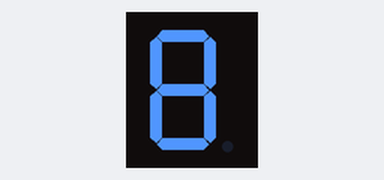
The sketch below on a simulated Arduino Uno, built with avr-gcc and run on an emulated ATmega328P. On the bench: 1-digit seven-segment display. Wiring (inferred from the names in the program): 1-digit 7-segment display, segments lit when HIGH: segments pin 13, pin 12, pin 11, pin 10, pin 9, pin 8, pin 7. The segment pins are drawn as the display they are named for.

Above: at 0.1 s.
At 0.6 s:
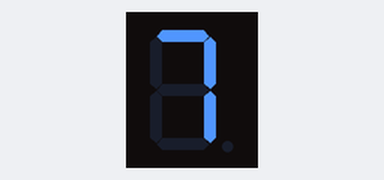

The sketch:

CommonCathodeArduino.ino
```cpp
// DISPLAY NUMBER ON SEVEN SEGMENT AND PRINT NUMBER ON LCD AT ONCE

#include<LiquidCrystal.h>

LiquidCrystal lcd(6, 5, 4, 3, 2, 1);
int a = 13;
int b = 12;
int c = 11;
int d = 10;
int e = 9;
int f = 8;
int g = 7;
void setup() {
  // put your setup code here, to run once:
  pinMode(13, OUTPUT);
  pinMode(12, OUTPUT);
  pinMode(11, OUTPUT);
  pinMode(10, OUTPUT);
  pinMode(9, OUTPUT);
  pinMode(8, OUTPUT);
  pinMode(7, OUTPUT);
}

void loop() {
  // put your main code here, to run repeatedly:
  digitalWrite(a, 1);
  digitalWrite(b, 1);
  digitalWrite(c, 1);
  digitalWrite(d, 1);
  digitalWrite(e, 1);
  digitalWrite(f, 1);
  digitalWrite(g, 1);
  lcd.print("Eight");
  delay(500);
  lcd.clear();
  digitalWrite(a, 1);
  digitalWrite(b, 1);
  digitalWrite(c, 1);
  digitalWrite(d, 0);
  digitalWrite(e, 0);
  digitalWrite(f, 0);
  digitalWrite(g, 0);
  lcd.print("Seven");
  delay(500);
  lcd.clear();


}
```

Measured:
- what the display in image 1 shows lasts 0.5 s, from 0.5 s to 1.0 s
